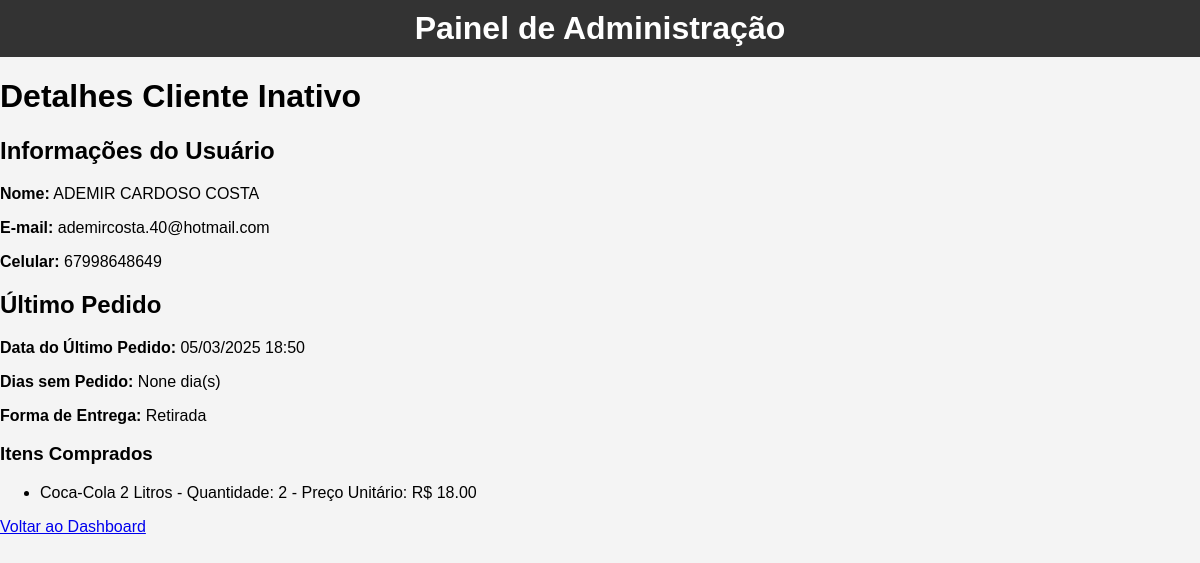
The app's page /admin/detalhes_admin (signed in), older data.
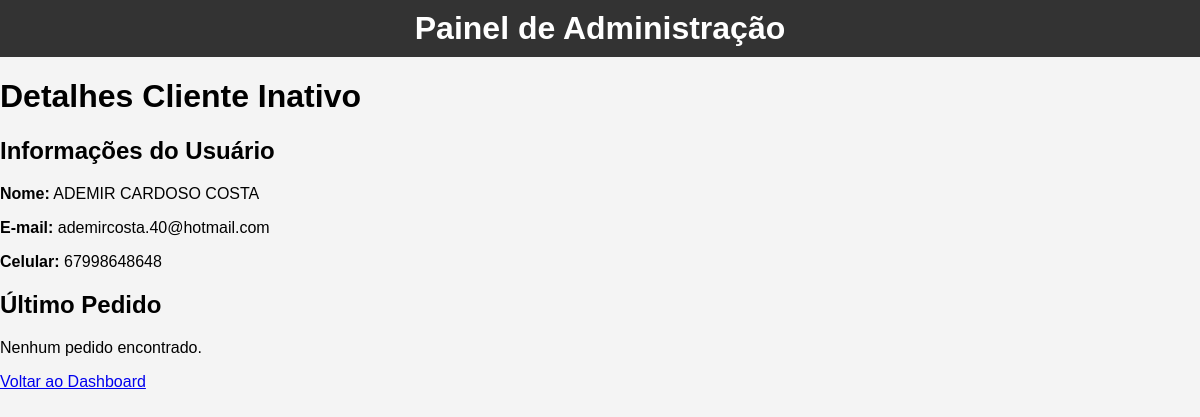
The same page, newer data.
### app.py (models this page shows, shortened)
class Usuario(db.Model, UserMixin):
    id = db.Column(db.Integer, primary_key=True)
    nome = db.Column(db.String(100), nullable=False)
    email = db.Column(db.String(100), unique=True, nullable=False)
    celular = db.Column(db.String(20), unique=True, nullable=False)
    senha_hash = db.Column(db.String(255), nullable=False)
    cep = db.Column(db.String(10), nullable=False)
    logradouro = db.Column(db.String(255), nullable=False)
    numero = db.Column(db.String(20), nullable=False)
    complemento = db.Column(db.String(100))
    bairro = db.Column(db.String(100), nullable=False)
    cidade = db.Column(db.String(100), nullable=False)
    estado = db.Column(db.String(2), nullable=False)
    is_admin = db.Column(db.Boolean, default=False)  # Campo obrigatório
    data_registro = db.Column(db.DateTime, default=datetime.utcnow)  # Data de registro
    ultimo_pedido = db.Column(db.DateTime)  # Data do último pedido
    itens_pedidos = db.Column(db.String(255))  # Itens pedidos (pode ser ajustado para um relacionamento com outra tabela)

class Pedido(db.Model):
    __tablename__ = 'pedido'  # Nome explícito da tabela
    id = db.Column(db.Integer, primary_key=True)
    usuario_id = db.Column(db.Integer, db.ForeignKey('usuario.id'), nullable=False)
    data_pedido = db.Column(db.DateTime, default=datetime.utcnow)
    local_retirada = db.Column(db.String(50), nullable=False)
    taxa_entrega = db.Column(db.Float, nullable=False, default=0.0)
    total = db.Column(db.Float, nullable=False)
    data_retirada = db.Column(db.DateTime, nullable=False)
    status = db.Column(db.String(20), default='Recebido')
    usuario = db.relationship('Usuario', backref='pedidos')

class ItemPedido(db.Model):
    __tablename__ = 'item_pedido'  # Nome explícito da tabela
    id = db.Column(db.Integer, primary_key=True)
    pedido_id = db.Column(db.Integer, db.ForeignKey('pedido.id'), nullable=False)
    produto_id = db.Column(db.Integer, db.ForeignKey('produto.id'), nullable=False)
    quantidade = db.Column(db.Integer, nullable=False)
    preco_unitario = db.Column(db.Float, nullable=False)
    pedido = db.relationship('Pedido', backref=db.backref('itens', lazy='joined'))
    produto = db.relationship('Produto', backref='itens_pedido', lazy='joined')

class Produto(db.Model):
    id = db.Column(db.Integer, primary_key=True)
    nome = db.Column(db.String(100), nullable=False)
    descricao = db.Column(db.Text, nullable=True)
    preco = db.Column(db.Float, nullable=False)
    estoque = db.Column(db.Integer, nullable=False)
    data_atualizacao = db.Column(db.DateTime, nullable=True, default=datetime.utcnow)
    foto = db.Column(db.String(255), nullable=True)  # Adicione esta linha

### app.py (the view)
@app.route('/admin/detalhes_admin')
@login_required
def detalhes_admin():
    if not current_user.is_admin:
        return redirect(url_for('index'))
    ultimo_pedido = (
        Pedido.query
        .filter_by(usuario_id=current_user.id)
        .order_by(Pedido.data_pedido.desc())
        .first()
    )
    if current_user.ultimo_pedido:
        diferenca = datetime.utcnow() - current_user.ultimo_pedido
        dias_sem_pedido = diferenca.days
    else:
        dias_sem_pedido = None
    itens_pedido = []
    forma_entrega = None
    if ultimo_pedido:
        itens_pedido = ultimo_pedido.itens  # Itens do último pedido
        forma_entrega = "Entrega na Residência" if ultimo_pedido.local_retirada == "Entrega na Residencia" else "Retirada"
    return render_template(
        'detalhes_admin.html',
        usuario=current_user,
        dias_sem_pedido=dias_sem_pedido,
        ultimo_pedido=ultimo_pedido,
        itens_pedido=itens_pedido,
        forma_entrega=forma_entrega
    )

### app.py (called while the page is built)
@login_manager.user_loader
def load_user(user_id):
    return Usuario.query.get(int(user_id))

@app.context_processor
def inject_datetime():
    cuiaba_tz = pytz.timezone('America/Cuiaba')
    return {
        'datetime': datetime,
        'timedelta': timedelta,
        'now_in_cuiaba': lambda: datetime.now(cuiaba_tz)  # Data atual em Cuiabá
    }

### templates/detalhes_admin.html (shortened to what this page needs)
{% block content %}
<!DOCTYPE html>
<html lang="pt-br">
<head>
    <link rel="stylesheet" href="{{ url_for('static', filename='style.css') }}">
</head>
<body>
    <header>
        <h1>Painel de Administração</h1>
    </header>
<h1>Detalhes Cliente Inativo</h1>
<h2>Informações do Usuário</h2>
<p><strong>Nome:</strong> {{ usuario.nome }}</p>
<p><strong>E-mail:</strong> {{ usuario.email }}</p>
<p><strong>Celular:</strong> {{ usuario.celular }}</p>
<h2>Último Pedido</h2>
{% if ultimo_pedido %}
    <p><strong>Data do Último Pedido:</strong> {{ ultimo_pedido.data_pedido.strftime('%d/%m/%Y %H:%M') }}</p>
    <p><strong>Dias sem Pedido:</strong> {{ dias_sem_pedido }} dia(s)</p>
    <p><strong>Forma de Entrega:</strong> {{ forma_entrega }}</p>
    <h3>Itens Comprados</h3>
    <ul>
        {% for item in itens_pedido %}
            <li>
                {{ item.produto.nome }} - Quantidade: {{ item.quantidade }} - Preço Unitário: R$ {{ "%.2f"|format(item.preco_unitario) }}
            </li>
        {% endfor %}
    </ul>
{% else %}
    <p>Nenhum pedido encontrado.</p>
{% endif %}
<a href="{{ url_for('admin_dashboard') }}">Voltar ao Dashboard</a>
{% endblock %}

Row changes from the older to the newer data that the page shows:
removed Pedido: data_pedido "05/03/2025 18:50"
removed ItemPedido: produto.nome "Coca-Cola 2 Litros", quantidade "2", preco_unitario "18.00"
changed Usuario "ADEMIR CARDOSO COSTA": celular "67998648649" → "67998648648"
Text that changed along with them:
{{ dias_sem_pedido }}: "None" → (not shown)
text no longer shown: "Data do Último Pedido: Dias sem Pedido: dia(s) Forma de Entrega: Retirada Itens Comprados"
text now shown: "Nenhum pedido encontrado."
